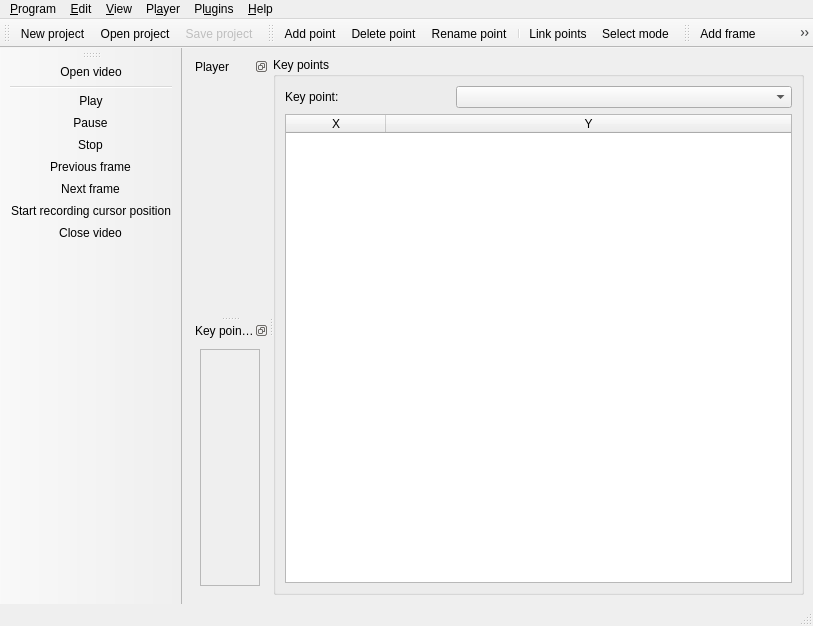
<?xml version="1.0" encoding="UTF-8"?>
<ui version="4.0">
 <class>MainWindow</class>
 <widget class="QMainWindow" name="MainWindow">
  <property name="geometry">
   <rect>
    <x>0</x>
    <y>0</y>
    <width>813</width>
    <height>626</height>
   </rect>
  </property>
  <property name="windowTitle">
   <string>KPEdit</string>
  </property>
  <widget class="QWidget" name="centralwidget">
   <layout class="QGridLayout" name="gridLayout_2">
    <item row="0" column="0">
     <widget class="QSplitter" name="splitter">
      <property name="orientation">
       <enum>Qt::Horizontal</enum>
      </property>
      <widget class="QSplitter" name="dockSplitter">
       <property name="sizePolicy">
        <sizepolicy hsizetype="Expanding" vsizetype="Expanding">
         <horstretch>0</horstretch>
         <verstretch>0</verstretch>
        </sizepolicy>
       </property>
       <property name="orientation">
        <enum>Qt::Vertical</enum>
       </property>
       <widget class="QDockWidget" name="playerDock">
        <property name="floating">
         <bool>false</bool>
        </property>
        <property name="features">
         <set>QDockWidget::DockWidgetFloatable|QDockWidget::DockWidgetMovable</set>
        </property>
        <property name="windowTitle">
         <string>Player</string>
        </property>
        <widget class="QWidget" name="dockWidgetContents">
         <layout class="QGridLayout" name="gridLayout_3">
          <item row="0" column="0">
           <layout class="QVBoxLayout" name="playerLayout"/>
          </item>
         </layout>
        </widget>
       </widget>
       <widget class="QDockWidget" name="previewDock">
        <property name="floating">
         <bool>false</bool>
        </property>
        <property name="features">
         <set>QDockWidget::DockWidgetFloatable|QDockWidget::DockWidgetMovable</set>
        </property>
        <property name="windowTitle">
         <string>Key point preview</string>
        </property>
        <widget class="QWidget" name="dockWidgetContents_2">
         <layout class="QGridLayout" name="gridLayout_4">
          <item row="0" column="0">
           <widget class="QFrame" name="previewFrame">
            <property name="frameShape">
             <enum>QFrame::StyledPanel</enum>
            </property>
            <property name="frameShadow">
             <enum>QFrame::Raised</enum>
            </property>
            <layout class="QGridLayout" name="gridLayout_5">
             <property name="horizontalSpacing">
              <number>0</number>
             </property>
             <property name="margin">
              <number>0</number>
             </property>
             <item row="0" column="0">
              <layout class="QVBoxLayout" name="previewLayout"/>
             </item>
            </layout>
           </widget>
          </item>
         </layout>
        </widget>
       </widget>
      </widget>
      <widget class="QGroupBox" name="groupBox_3">
       <property name="sizePolicy">
        <sizepolicy hsizetype="Preferred" vsizetype="Preferred">
         <horstretch>0</horstretch>
         <verstretch>0</verstretch>
        </sizepolicy>
       </property>
       <property name="minimumSize">
        <size>
         <width>0</width>
         <height>0</height>
        </size>
       </property>
       <property name="title">
        <string>Key points</string>
       </property>
       <layout class="QGridLayout" name="gridLayout">
        <item row="0" column="1">
         <widget class="QLabel" name="label">
          <property name="text">
           <string>Key point:</string>
          </property>
         </widget>
        </item>
        <item row="2" column="1" colspan="3">
         <widget class="QTableWidget" name="pointTable">
          <property name="editTriggers">
           <set>QAbstractItemView::NoEditTriggers</set>
          </property>
          <property name="selectionMode">
           <enum>QAbstractItemView::SingleSelection</enum>
          </property>
          <property name="selectionBehavior">
           <enum>QAbstractItemView::SelectRows</enum>
          </property>
          <attribute name="horizontalHeaderCascadingSectionResizes">
           <bool>false</bool>
          </attribute>
          <attribute name="horizontalHeaderStretchLastSection">
           <bool>true</bool>
          </attribute>
          <attribute name="verticalHeaderVisible">
           <bool>true</bool>
          </attribute>
          <attribute name="verticalHeaderStretchLastSection">
           <bool>false</bool>
          </attribute>
          <column>
           <property name="text">
            <string>X</string>
           </property>
          </column>
          <column>
           <property name="text">
            <string>Y</string>
           </property>
          </column>
         </widget>
        </item>
        <item row="0" column="2" colspan="2">
         <widget class="QComboBox" name="pointBox"/>
        </item>
       </layout>
      </widget>
     </widget>
    </item>
   </layout>
  </widget>
  <widget class="QMenuBar" name="menubar">
   <property name="geometry">
    <rect>
     <x>0</x>
     <y>0</y>
     <width>813</width>
     <height>20</height>
    </rect>
   </property>
   <widget class="QMenu" name="menuProjekt">
    <property name="title">
     <string>&amp;Program</string>
    </property>
    <widget class="QMenu" name="menu_Import">
     <property name="title">
      <string>&amp;Import</string>
     </property>
     <property name="icon">
      <iconset resource="../res.qrc">
       <normaloff>:/res/import.png</normaloff>:/res/import.png</iconset>
     </property>
     <addaction name="actionImportCsv"/>
    </widget>
    <widget class="QMenu" name="menuExport">
     <property name="title">
      <string>&amp;Export</string>
     </property>
     <property name="icon">
      <iconset resource="../res.qrc">
       <normaloff>:/res/export.png</normaloff>:/res/export.png</iconset>
     </property>
     <addaction name="actionExportCsv"/>
     <addaction name="actionExportAvi"/>
     <addaction name="actionExportPng"/>
    </widget>
    <addaction name="actionNew"/>
    <addaction name="actionOpen"/>
    <addaction name="separator"/>
    <addaction name="actionSave"/>
    <addaction name="actionSaveAs"/>
    <addaction name="separator"/>
    <addaction name="menuExport"/>
    <addaction name="menu_Import"/>
    <addaction name="separator"/>
    <addaction name="actionExit"/>
   </widget>
   <widget class="QMenu" name="menuPlayer">
    <property name="title">
     <string>Pl&amp;ayer</string>
    </property>
    <addaction name="actionOpenVideo"/>
    <addaction name="actionPlay"/>
    <addaction name="actionPause"/>
    <addaction name="actionStop"/>
    <addaction name="actionNextFrame"/>
    <addaction name="actionPrevFrame"/>
    <addaction name="actionRecord"/>
    <addaction name="actionCloseVideo"/>
   </widget>
   <widget class="QMenu" name="menu_Help">
    <property name="title">
     <string>&amp;Help</string>
    </property>
    <addaction name="actionAbout"/>
   </widget>
   <widget class="QMenu" name="menuView">
    <property name="title">
     <string>&amp;View</string>
    </property>
    <addaction name="actionPointsOnVideo"/>
    <addaction name="actionAllPoints"/>
    <addaction name="actionHighlightCurrent"/>
    <addaction name="separator"/>
    <addaction name="actionPlayerAnti"/>
    <addaction name="actionPreviewAnti"/>
    <addaction name="separator"/>
    <addaction name="actionPrevFrameHint"/>
    <addaction name="actionHideLinks"/>
    <addaction name="actionOutline"/>
    <addaction name="separator"/>
    <addaction name="actionRenderSettings"/>
   </widget>
   <widget class="QMenu" name="menuKey_point">
    <property name="title">
     <string>&amp;Edit</string>
    </property>
    <widget class="QMenu" name="menuFrame">
     <property name="title">
      <string>&amp;Frame</string>
     </property>
     <addaction name="actionAddFrame"/>
     <addaction name="actionClearFrame"/>
     <addaction name="actionDeleteFrame"/>
     <addaction name="actionDuplicateFrame"/>
     <addaction name="separator"/>
     <addaction name="actionFrameUp"/>
     <addaction name="actionFrameDown"/>
     <addaction name="actionFrameToBeginning"/>
     <addaction name="actionFrameToEnd"/>
    </widget>
    <addaction name="actionUndo"/>
    <addaction name="actionRedo"/>
    <addaction name="separator"/>
    <addaction name="actionAddPoint"/>
    <addaction name="actionDeletePoint"/>
    <addaction name="actionRenamePoint"/>
    <addaction name="actionLink"/>
    <addaction name="separator"/>
    <addaction name="menuFrame"/>
    <addaction name="separator"/>
    <addaction name="actionSelectMode"/>
   </widget>
   <widget class="QMenu" name="menuPlugins">
    <property name="title">
     <string>Pl&amp;ugins</string>
    </property>
   </widget>
   <addaction name="menuProjekt"/>
   <addaction name="menuKey_point"/>
   <addaction name="menuView"/>
   <addaction name="menuPlayer"/>
   <addaction name="menuPlugins"/>
   <addaction name="menu_Help"/>
  </widget>
  <widget class="QStatusBar" name="statusbar"/>
  <widget class="QToolBar" name="projectTools">
   <property name="enabled">
    <bool>true</bool>
   </property>
   <property name="minimumSize">
    <size>
     <width>0</width>
     <height>0</height>
    </size>
   </property>
   <property name="windowTitle">
    <string>toolBar</string>
   </property>
   <property name="iconSize">
    <size>
     <width>32</width>
     <height>32</height>
    </size>
   </property>
   <attribute name="toolBarArea">
    <enum>TopToolBarArea</enum>
   </attribute>
   <attribute name="toolBarBreak">
    <bool>false</bool>
   </attribute>
   <addaction name="actionNew"/>
   <addaction name="actionOpen"/>
   <addaction name="actionSave"/>
  </widget>
  <widget class="QToolBar" name="pointTools">
   <property name="windowTitle">
    <string>toolBar</string>
   </property>
   <property name="iconSize">
    <size>
     <width>32</width>
     <height>32</height>
    </size>
   </property>
   <attribute name="toolBarArea">
    <enum>TopToolBarArea</enum>
   </attribute>
   <attribute name="toolBarBreak">
    <bool>false</bool>
   </attribute>
   <addaction name="actionAddPoint"/>
   <addaction name="actionDeletePoint"/>
   <addaction name="actionRenamePoint"/>
   <addaction name="separator"/>
   <addaction name="actionLink"/>
   <addaction name="actionSelectMode"/>
  </widget>
  <widget class="QToolBar" name="playerTools">
   <property name="windowTitle">
    <string>toolBar</string>
   </property>
   <property name="iconSize">
    <size>
     <width>32</width>
     <height>32</height>
    </size>
   </property>
   <attribute name="toolBarArea">
    <enum>LeftToolBarArea</enum>
   </attribute>
   <attribute name="toolBarBreak">
    <bool>false</bool>
   </attribute>
   <addaction name="actionOpenVideo"/>
   <addaction name="separator"/>
   <addaction name="actionPlay"/>
   <addaction name="actionPause"/>
   <addaction name="actionStop"/>
   <addaction name="actionPrevFrame"/>
   <addaction name="actionNextFrame"/>
   <addaction name="actionRecord"/>
   <addaction name="actionCloseVideo"/>
  </widget>
  <widget class="QToolBar" name="frameTools">
   <property name="windowTitle">
    <string>toolBar</string>
   </property>
   <property name="iconSize">
    <size>
     <width>32</width>
     <height>32</height>
    </size>
   </property>
   <attribute name="toolBarArea">
    <enum>TopToolBarArea</enum>
   </attribute>
   <attribute name="toolBarBreak">
    <bool>false</bool>
   </attribute>
   <addaction name="actionAddFrame"/>
   <addaction name="actionClearFrame"/>
   <addaction name="actionDeleteFrame"/>
   <addaction name="actionDuplicateFrame"/>
   <addaction name="separator"/>
   <addaction name="actionFrameUp"/>
   <addaction name="actionFrameDown"/>
   <addaction name="actionFrameToBeginning"/>
   <addaction name="actionFrameToEnd"/>
  </widget>
  <action name="actionOpen">
   <property name="icon">
    <iconset resource="../res.qrc">
     <normaloff>:/res/open.png</normaloff>:/res/open.png</iconset>
   </property>
   <property name="text">
    <string>&amp;Open project...</string>
   </property>
   <property name="shortcut">
    <string>Ctrl+O</string>
   </property>
  </action>
  <action name="actionSave">
   <property name="enabled">
    <bool>false</bool>
   </property>
   <property name="icon">
    <iconset resource="../res.qrc">
     <normaloff>:/res/save.png</normaloff>:/res/save.png</iconset>
   </property>
   <property name="text">
    <string>&amp;Save project</string>
   </property>
   <property name="shortcut">
    <string>Ctrl+S</string>
   </property>
  </action>
  <action name="actionSaveAs">
   <property name="icon">
    <iconset resource="../res.qrc">
     <normaloff>:/res/saveas.png</normaloff>:/res/saveas.png</iconset>
   </property>
   <property name="text">
    <string>S&amp;ave project as...</string>
   </property>
   <property name="shortcut">
    <string>Ctrl+Shift+S</string>
   </property>
  </action>
  <action name="actionExit">
   <property name="icon">
    <iconset resource="../res.qrc">
     <normaloff>:/res/exit.png</normaloff>:/res/exit.png</iconset>
   </property>
   <property name="text">
    <string>E&amp;xit</string>
   </property>
   <property name="shortcut">
    <string>Ctrl+Q</string>
   </property>
  </action>
  <action name="actionOpenVideo">
   <property name="icon">
    <iconset resource="../res.qrc">
     <normaloff>:/res/openvideo.png</normaloff>:/res/openvideo.png</iconset>
   </property>
   <property name="text">
    <string>&amp;Open video...</string>
   </property>
   <property name="shortcut">
    <string>Ctrl+Shift+O</string>
   </property>
  </action>
  <action name="actionPlay">
   <property name="icon">
    <iconset resource="../res.qrc">
     <normaloff>:/res/start.png</normaloff>:/res/start.png</iconset>
   </property>
   <property name="text">
    <string>&amp;Play</string>
   </property>
   <property name="shortcut">
    <string>Space</string>
   </property>
  </action>
  <action name="actionPause">
   <property name="icon">
    <iconset resource="../res.qrc">
     <normaloff>:/res/pause.png</normaloff>:/res/pause.png</iconset>
   </property>
   <property name="text">
    <string>Pa&amp;use</string>
   </property>
   <property name="shortcut">
    <string>Esc</string>
   </property>
  </action>
  <action name="actionStop">
   <property name="icon">
    <iconset resource="../res.qrc">
     <normaloff>:/res/stop.png</normaloff>:/res/stop.png</iconset>
   </property>
   <property name="text">
    <string>&amp;Stop</string>
   </property>
   <property name="shortcut">
    <string>Backspace</string>
   </property>
  </action>
  <action name="actionNextFrame">
   <property name="icon">
    <iconset resource="../res.qrc">
     <normaloff>:/res/next.png</normaloff>:/res/next.png</iconset>
   </property>
   <property name="text">
    <string>&amp;Next frame</string>
   </property>
   <property name="shortcut">
    <string>Right</string>
   </property>
  </action>
  <action name="actionPrevFrame">
   <property name="icon">
    <iconset resource="../res.qrc">
     <normaloff>:/res/prev.png</normaloff>:/res/prev.png</iconset>
   </property>
   <property name="text">
    <string>Pre&amp;vious frame</string>
   </property>
   <property name="shortcut">
    <string>Left</string>
   </property>
  </action>
  <action name="actionRecord">
   <property name="icon">
    <iconset resource="../res.qrc">
     <normaloff>:/res/record.png</normaloff>:/res/record.png</iconset>
   </property>
   <property name="text">
    <string>Start &amp;recording cursor position</string>
   </property>
   <property name="toolTip">
    <string>Start recording cursor position</string>
   </property>
   <property name="shortcut">
    <string>R</string>
   </property>
  </action>
  <action name="actionPointsOnVideo">
   <property name="checkable">
    <bool>true</bool>
   </property>
   <property name="text">
    <string>Show points in &amp;player</string>
   </property>
  </action>
  <action name="actionAllPoints">
   <property name="checkable">
    <bool>true</bool>
   </property>
   <property name="text">
    <string>Show &amp;all points at once</string>
   </property>
  </action>
  <action name="actionHideLinks">
   <property name="checkable">
    <bool>true</bool>
   </property>
   <property name="text">
    <string>Hide &amp;links</string>
   </property>
  </action>
  <action name="actionAbout">
   <property name="icon">
    <iconset resource="../res.qrc">
     <normaloff>:/res/about.png</normaloff>:/res/about.png</iconset>
   </property>
   <property name="text">
    <string>&amp;About...</string>
   </property>
  </action>
  <action name="actionPlayerAnti">
   <property name="checkable">
    <bool>true</bool>
   </property>
   <property name="text">
    <string>Player an&amp;tialiasing</string>
   </property>
  </action>
  <action name="actionPreviewAnti">
   <property name="checkable">
    <bool>true</bool>
   </property>
   <property name="text">
    <string>P&amp;review antialiasing</string>
   </property>
  </action>
  <action name="actionExportPng">
   <property name="text">
    <string>Export frames to *.&amp;PNG...</string>
   </property>
   <property name="toolTip">
    <string>Export frames to *.PNG...</string>
   </property>
  </action>
  <action name="actionDeletePoint">
   <property name="icon">
    <iconset resource="../res.qrc">
     <normaloff>:/res/remove.png</normaloff>:/res/remove.png</iconset>
   </property>
   <property name="text">
    <string>&amp;Delete point</string>
   </property>
   <property name="toolTip">
    <string>Delete current key point</string>
   </property>
   <property name="shortcut">
    <string>Ctrl+D</string>
   </property>
  </action>
  <action name="actionLink">
   <property name="icon">
    <iconset resource="../res.qrc">
     <normaloff>:/res/links.png</normaloff>:/res/links.png</iconset>
   </property>
   <property name="text">
    <string>&amp;Link points...</string>
   </property>
   <property name="toolTip">
    <string>Manage connections</string>
   </property>
   <property name="shortcut">
    <string>Ctrl+L</string>
   </property>
  </action>
  <action name="actionExportCsv">
   <property name="text">
    <string>Export to &amp;CSV file...</string>
   </property>
  </action>
  <action name="actionImportCsv">
   <property name="text">
    <string>Import from CSV file...</string>
   </property>
  </action>
  <action name="actionNew">
   <property name="icon">
    <iconset resource="../res.qrc">
     <normaloff>:/res/new.png</normaloff>:/res/new.png</iconset>
   </property>
   <property name="text">
    <string>&amp;New project</string>
   </property>
  </action>
  <action name="actionAddFrame">
   <property name="icon">
    <iconset resource="../res.qrc">
     <normaloff>:/res/addframe.png</normaloff>:/res/addframe.png</iconset>
   </property>
   <property name="text">
    <string>Add fra&amp;me</string>
   </property>
   <property name="shortcut">
    <string>Ctrl+F</string>
   </property>
  </action>
  <action name="actionClearFrame">
   <property name="icon">
    <iconset resource="../res.qrc">
     <normaloff>:/res/clearframe.png</normaloff>:/res/clearframe.png</iconset>
   </property>
   <property name="text">
    <string>Clear f&amp;rame</string>
   </property>
   <property name="toolTip">
    <string>Clear frame</string>
   </property>
  </action>
  <action name="actionFrameUp">
   <property name="icon">
    <iconset resource="../res.qrc">
     <normaloff>:/res/up.png</normaloff>:/res/up.png</iconset>
   </property>
   <property name="text">
    <string>Move frame &amp;up</string>
   </property>
  </action>
  <action name="actionFrameDown">
   <property name="icon">
    <iconset resource="../res.qrc">
     <normaloff>:/res/down.png</normaloff>:/res/down.png</iconset>
   </property>
   <property name="text">
    <string>Move frame dow&amp;n</string>
   </property>
  </action>
  <action name="actionDuplicateFrame">
   <property name="icon">
    <iconset resource="../res.qrc">
     <normaloff>:/res/duplicateframe.png</normaloff>:/res/duplicateframe.png</iconset>
   </property>
   <property name="text">
    <string>Du&amp;plicate frame</string>
   </property>
   <property name="shortcut">
    <string>Ctrl+Shift+F</string>
   </property>
  </action>
  <action name="actionCloseVideo">
   <property name="icon">
    <iconset resource="../res.qrc">
     <normaloff>:/res/eject.png</normaloff>:/res/eject.png</iconset>
   </property>
   <property name="text">
    <string>&amp;Close video</string>
   </property>
  </action>
  <action name="actionPrevFrameHint">
   <property name="checkable">
    <bool>true</bool>
   </property>
   <property name="text">
    <string>Previous frame &amp;hint</string>
   </property>
  </action>
  <action name="actionHighlightCurrent">
   <property name="checkable">
    <bool>true</bool>
   </property>
   <property name="text">
    <string>Highlight &amp;current point</string>
   </property>
   <property name="toolTip">
    <string>Highlight current point</string>
   </property>
  </action>
  <action name="actionDeleteFrame">
   <property name="enabled">
    <bool>true</bool>
   </property>
   <property name="icon">
    <iconset resource="../res.qrc">
     <normaloff>:/res/delframe.png</normaloff>:/res/delframe.png</iconset>
   </property>
   <property name="text">
    <string>D&amp;elete frame</string>
   </property>
  </action>
  <action name="actionFrameToBeginning">
   <property name="icon">
    <iconset resource="../res.qrc">
     <normaloff>:/res/beginning.png</normaloff>:/res/beginning.png</iconset>
   </property>
   <property name="text">
    <string>Move to the beginning</string>
   </property>
   <property name="toolTip">
    <string>Move frame to the beginning</string>
   </property>
  </action>
  <action name="actionFrameToEnd">
   <property name="icon">
    <iconset resource="../res.qrc">
     <normaloff>:/res/end.png</normaloff>:/res/end.png</iconset>
   </property>
   <property name="text">
    <string>Move to the end</string>
   </property>
   <property name="toolTip">
    <string>Move frame to the end</string>
   </property>
  </action>
  <action name="actionAddPoint">
   <property name="icon">
    <iconset resource="../res.qrc">
     <normaloff>:/res/add.png</normaloff>:/res/add.png</iconset>
   </property>
   <property name="text">
    <string>&amp;Add point...</string>
   </property>
   <property name="shortcut">
    <string>Ctrl+A</string>
   </property>
  </action>
  <action name="actionSelectMode">
   <property name="checkable">
    <bool>true</bool>
   </property>
   <property name="icon">
    <iconset resource="../res.qrc">
     <normaloff>:/res/selectoff.png</normaloff>
     <normalon>:/res/selecton.png</normalon>:/res/selectoff.png</iconset>
   </property>
   <property name="text">
    <string>&amp;Select mode</string>
   </property>
   <property name="toolTip">
    <string>Select mode (hold Shift)</string>
   </property>
  </action>
  <action name="actionRenamePoint">
   <property name="icon">
    <iconset resource="../res.qrc">
     <normaloff>:/res/rename.png</normaloff>:/res/rename.png</iconset>
   </property>
   <property name="text">
    <string>Rena&amp;me point...</string>
   </property>
  </action>
  <action name="actionExportAvi">
   <property name="text">
    <string>Export to &amp;AVI video file...</string>
   </property>
  </action>
  <action name="actionRenderSettings">
   <property name="icon">
    <iconset resource="../res.qrc">
     <normaloff>:/res/rendersettings.png</normaloff>:/res/rendersettings.png</iconset>
   </property>
   <property name="text">
    <string>Re&amp;nder settings...</string>
   </property>
  </action>
  <action name="actionUndo">
   <property name="icon">
    <iconset resource="../res.qrc">
     <normaloff>:/res/undo.png</normaloff>:/res/undo.png</iconset>
   </property>
   <property name="text">
    <string>&amp;Undo last move</string>
   </property>
   <property name="shortcut">
    <string>Ctrl+Z</string>
   </property>
  </action>
  <action name="actionRedo">
   <property name="icon">
    <iconset resource="../res.qrc">
     <normaloff>:/res/redo.png</normaloff>:/res/redo.png</iconset>
   </property>
   <property name="text">
    <string>&amp;Redo last move</string>
   </property>
   <property name="shortcut">
    <string>Ctrl+Shift+Z</string>
   </property>
  </action>
  <action name="actionOutline">
   <property name="checkable">
    <bool>true</bool>
   </property>
   <property name="text">
    <string>Outline</string>
   </property>
  </action>
 </widget>
 <resources>
  <include location="../res.qrc"/>
 </resources>
 <connections/>
</ui>
